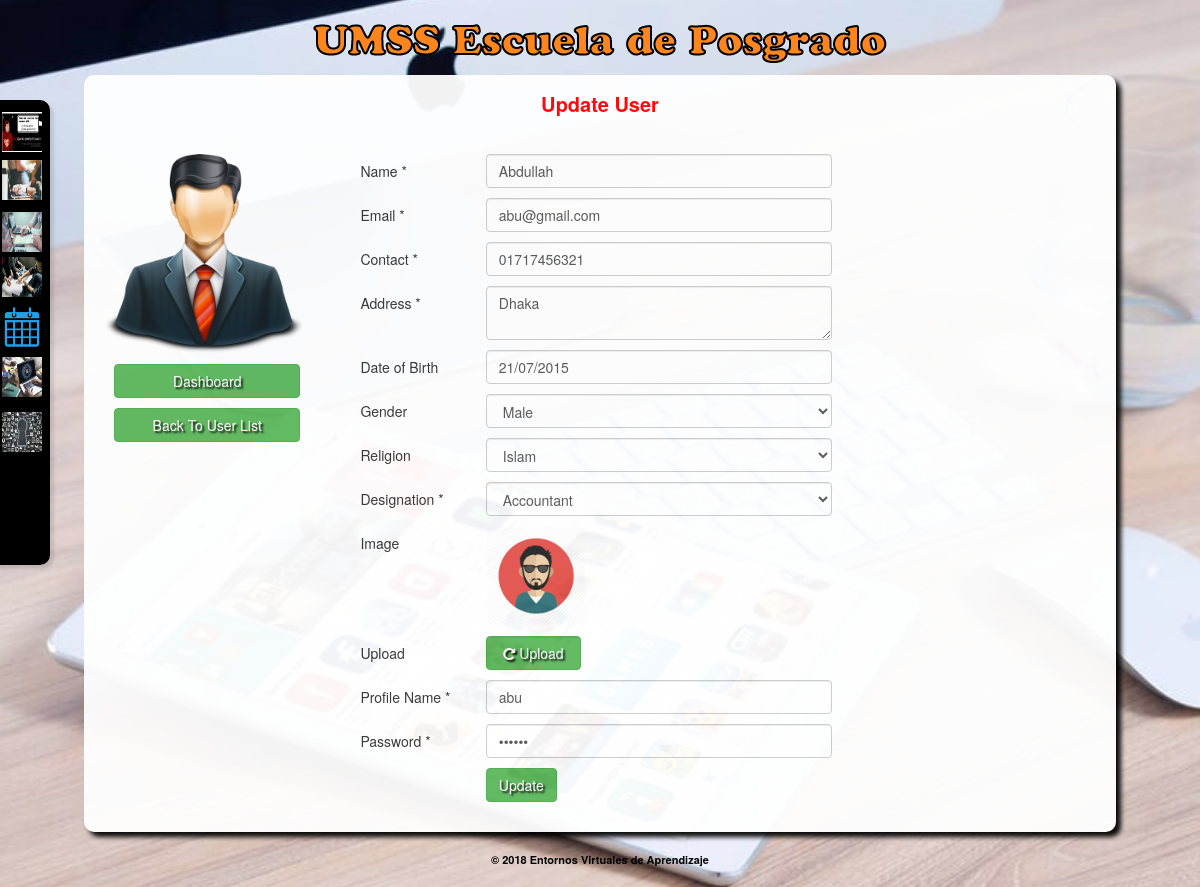
/user/add_user.php?id=4 (signed in), run on the app's committed database.
### tables this page shows
CREATE TABLE IF NOT EXISTS `tbl_add_user` (
  `u_id` int(11) NOT NULL AUTO_INCREMENT,
  `u_name` varchar(200) NOT NULL,
  `u_email` varchar(200) NOT NULL,
  `u_contact` varchar(100) NOT NULL,
  `u_address` varchar(500) NOT NULL,
  `u_dob` varchar(200) NOT NULL,
  `u_gender` varchar(200) NOT NULL,
  `u_religion` varchar(200) NOT NULL,
  `u_designation` varchar(200) NOT NULL,
  `u_image` varchar(100) NOT NULL,
  `u_profile_name` varchar(200) NOT NULL,
  `u_password` varchar(100) NOT NULL,
  `created_date` timestamp NOT NULL DEFAULT CURRENT_TIMESTAMP,
  PRIMARY KEY (`u_id`)
);

CREATE TABLE IF NOT EXISTS `tbl_add_designation` (
  `designation_id` int(11) NOT NULL AUTO_INCREMENT,
  `designation_name` varchar(200) NOT NULL,
  `created_date` timestamp NOT NULL DEFAULT CURRENT_TIMESTAMP,
  PRIMARY KEY (`designation_id`)
);

### user/add_user.php (the view, shortened to what this page needs)
<?php include('../header.php');
?>
<?php
$u_name =  "";
$u_email =  "";
$u_contact =  "";
$u_address =  "";
$u_dob =  "";
$u_gender =  "";
$u_religion =  "";
$u_designation = "";
$u_profile_name =  "";
$u_password =  "";
$title = 'Add New User';
$button_text="Save";
$image = WEB_URL . 'img/no_image.jpg';
if(isset($_GET['id']) && $_GET['id'] != ''){
	$result = mysql_query("SELECT * FROM tbl_add_user where u_id = '" . $_GET['id'] . "'",$link);
	while($row = mysql_fetch_array($result)){
		if($row['u_image'] != ''){
			$image = WEB_URL . 'img/upload/' . $row['u_image'];
		}
		$u_name = $row['u_name'];
		$u_email = $row['u_email'];
		$u_contact = $row['u_contact'];
		$u_address = $row['u_address'];
		$u_dob = $row['u_dob'];
		$u_gender = $row['u_gender'];
		$u_religion = $row['u_religion'];
		$u_designation = $row['u_designation'];
		$u_profile_name = $row['u_profile_name'];
		$u_password = $row['u_password'];
		$title = 'Update User';
		$button_text="Update";
	}
}
?>
  <link type="text/css" href="<?php echo WEB_URL; ?>css/bootstrap.css" rel="stylesheet" />
  <div class="content">
    <div class="header_text_inside">
      <div class="header_text_left"><?php echo $title; ?></div>
    </div>
    <div class="main_content">
      <div class="main_content_left">
        <div><img height="200" width="200" src="<?php echo WEB_URL; ?>img/user.png"/></div>
        <div class="my_button"><a class="btn btn_back btn-success" href="<?php echo WEB_URL; ?>dashboard.php">Dashboard</a></div>
        <div class="my_button"><a class="btn btn_back btn-success" href="<?php echo WEB_URL; ?>user/user_list.php">Back To User List</a></div>
      </div>
      <div class="frmstyle">
        <form enctype="multipart/form-data" onSubmit="return validationForm();" method="post" role="form" class="form-horizontal">
          <div class="form-group">
            <label class="col-sm-2 control-label" for="txtUrName"> Name * </label>
            <div class="col-sm-6">
              <input type="text" value="<?php echo $u_name;?>" name="txtUrName" id="txtUrName" class="form-control">
            </div>
            <span class="col-sm-4 control-label"> </span> </div>
            <div class="form-group">
            <label class="col-sm-2 control-label" for="txtUrEmail"> Email * </label>
            <div class="col-sm-6">
              <input type="text" value="<?php echo $u_email;?>" name="txtUrEmail" id="txtUrEmail" class="form-control">
            </div>
            <span class="col-sm-4 control-label"> </span> </div>
             <div class="form-group">
            <label class="col-sm-2 control-label" for="txtUrContact"> Contact * </label>
            <div class="col-sm-6">
              <input type="text" value="<?php echo $u_contact;?>" name="txtUrContact" id="txtUrContact" class="form-control">
            </div>
            <span class="col-sm-4 control-label"> </span> </div>
            <div class="form-group">
            <label class="col-sm-2 control-label" for="txtUrAddress"> Address * </label>
            <div class="col-sm-6">
              <textarea name="txtUrAddress" id="txtUrAddress" class="form-control"><?php echo $u_address;?></textarea>
            </div>
            <span class="col-sm-4 control-label"> </span> </div>
            <div class="form-group">
            <label class="col-sm-2 control-label" for="txtUrDateOfBirth"> Date of Birth </label>
            <div class="col-sm-6">
              <input type="text" value="<?php echo $u_dob;?>" name="txtUrDateOfBirth" id="txtUrDateOfBirth" class="form-control datepicker">
            </div>
            <span class="col-sm-4 control-label"> </span> </div>
          <div class="form-group">
            <label class="col-sm-2 control-label" for="ddlUrGender"> Gender </label>
            <div class="col-sm-6">
              <select class="form-control" id="ddlUrGender" name="ddlUrGender">
                <option <?php if($u_gender =='Male'){echo 'selected';}?> value="Male">Male</option>
              </select>
            </div>
            <span class="col-sm-4 control-label"> </span> </div>
          <div class="form-group">
            <label class="col-sm-2 control-label" for="txtUrReligion"> Religion </label>
            <div class="col-sm-6">
               <select class="form-control" id="txtUrReligion" name="txtUrReligion">
                <option <?php if($u_religion =='Islam'){echo 'selected';}?> value="Islam">Islam</option>
              </select>
            </div>
            <span class="col-sm-4 control-label"> </span> </div>
            <div class="form-group">
            <label class="col-sm-2 control-label" for="txtUrDesignation"> Designation * </label>
            <div class="col-sm-6">
              <select class="form-control" id="txtUrDesignation" name="txtUrDesignation">
                <?php
				  	$result_designation = mysql_query("SELECT * FROM tbl_add_designation order by designation_name ASC",$link);
					while($row_designation = mysql_fetch_array($result_designation)){
				  ?>
                <option <?php if($u_designation == $row_designation['designation_name']){echo 'selected';}?> value="<?php echo $row_designation['designation_name'];?>"><?php echo $row_designation['designation_name'];?></option>
                <?php } ?>
              </select>
            </div>
            <span class="col-sm-4 control-label"> </span> </div>
             <div class="form-group">
            <label class="col-sm-2 control-label" for="fUrImage">Image</label>
            <div class="col-sm-6" align="left">
             <img src="<?php echo $image; ?>" style="height:100px;width:100px;" id="output"/>
            </div>
            <span class="col-sm-4 control-label"> </span> </div>
          <div class="form-group">
            <label class="col-sm-2 control-label col-xs-8 col-md-2" for="photo"> Upload </label>
            <div class="col-sm-2 col-xs-6 col-md-2">
              <div class="fileUpload btn btn-success form-control"> <span class="fa fa-repeat"></span> <span>Upload</span>
              </div>
            </div>
            <span class="col-sm-4 control-label col-xs-6 col-md-4"> </span> </div>
          <div class="form-group">
            <label class="col-sm-2 control-label" for="txtUrProfileName"> Profile Name * </label>
            <div class="col-sm-6">
              <input type="text" value="<?php echo $u_profile_name;?>" name="txtUrProfileName" id="txtUrProfileName" class="form-control">
            </div>
            <span class="col-sm-4 control-label"> </span> </div>
          <div class="form-group">
            <label class="col-sm-2 control-label" for="UrPassword"> Password * </label>
            <div class="col-sm-6">
              <input type="password" value="<?php echo $u_password;?>" name="UrPassword" id="UrPassword" class="form-control">
            </div>
            <span class="col-sm-4 control-label"> </span> </div>
          <div class="form-group">
            <div class="col-sm-offset-2 col-sm-8">
              <input type="submit" value="<?php echo $button_text;?>" class="btn btn-success">
            </div>
          </div>
        </form>
      </div>
    </div>
  </div>
  <?php include('../copyright.php');?>
  <?php include('../footer.php');?>

### css/style.css (style rules this page uses)
body { font-family: Verdana,Arial,Helvetica,sans-serif; font-size: 12px; }
.content { width:86%; height:auto; margin:0 auto; background:#fff; opacity: 0.95; box-shadow:5px 5px 5px #000; border-radius:10px; min-height:517px; position:relative; }
a { outline:none !important; }
.header_text_inside { width:100%; font-size:20px; color:red; text-align:center; font-weight:bold; padding-top:15px; }
.header_text_left { width:100%; text-align:center; }
.main_content { width:100%; margin-top:10px; }
.main_content_left { width:20%; float:left; margin-left:20px; margin-top:25px; }
.frmstyle { width:70%; margin-left:50px; float:left; margin-top:25px; }
.btn_back { width:100%; }
.my_button { margin:10px; }

### data on the page
tbl_add_user: txtUrName "Abdullah", txtUrEmail "abu@gmail.com", txtUrContact "01717456321", txtUrAddress "Dhaka", txtUrDateOfBirth "21/07/2015", ddlUrGender "Male", txtUrReligion "Islam", txtUrDesignation "Accountant", u_image (picture), txtUrProfileName "abu"

### other printed values
$title "Update User"
